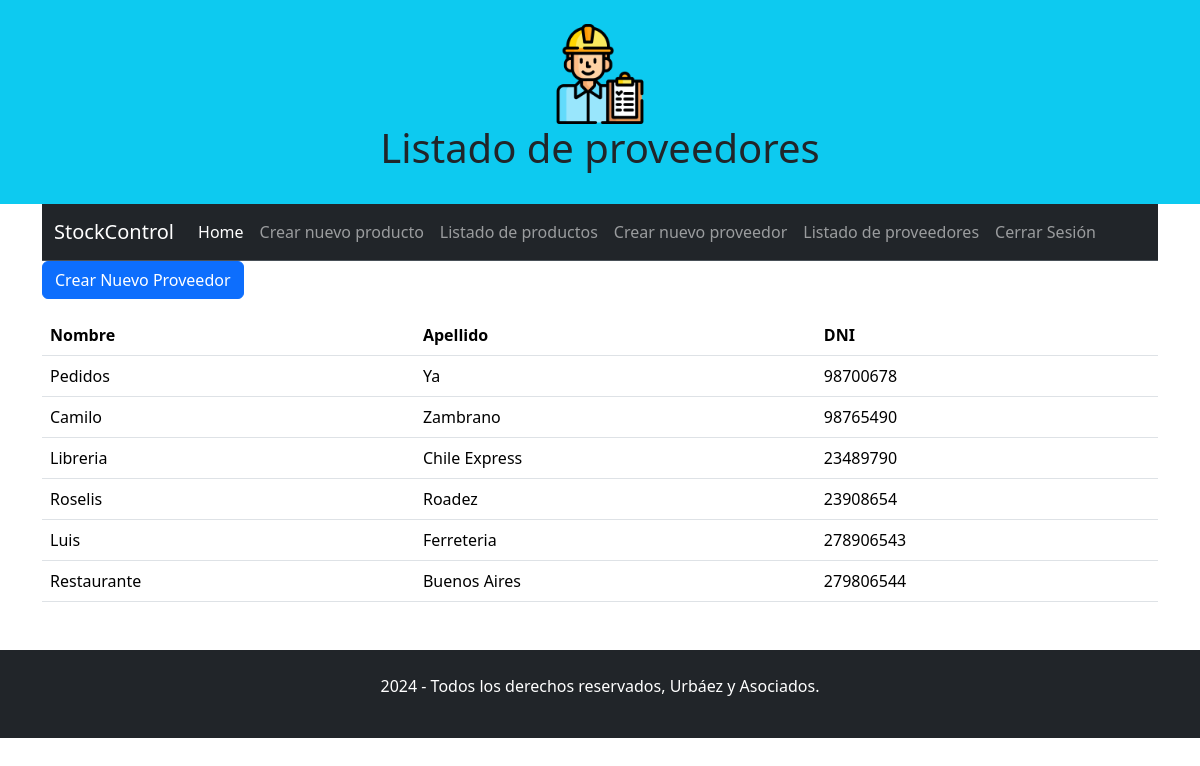
/compra/listar_proveedores/ (signed in), run on the app's committed database.
### compra/models.py (models this page shows, shortened)
class Proveedor(models.Model):
    nombre = models.CharField(max_length=100)
    apellido = models.CharField(max_length=100)
    dni = models.IntegerField()

### compra/views.py (the view)
# urls.py: path('listar_proveedores/', listar_proveedores, name='listar_proveedores'),
@login_required
def listar_proveedores(request):
    proveedores = Proveedor.objects.all()
    return render(request, 'compra/listar_proveedores.html', {'proveedores': proveedores})

### compra/templates/compra/listar_proveedores.html (shortened to what this page needs)
{% load static%}
<!DOCTYPE html>
<html lang="es">
    <head>
        <link href="https://cdn.jsdelivr.net/npm/bootstrap@5.3.3/dist/css/bootstrap.min.css" rel="stylesheet">
    </head>
<body>
    <header class="p-4 bg-info text-center">
        <img src="{% static 'imagenes/proveedor.png' %}" width="100" height="100">
        <h1>Listado de proveedores</h1>
    </header>
    <div class="container">
        <nav class="navbar navbar-expand-lg bg-dark border-bottom border-body" data-bs-theme="dark">
            <div class="container-fluid">
              <span class="navbar-brand">StockControl</span>
              <div class="collapse navbar-collapse" id="navbarNav">
                <ul class="navbar-nav">
                  <li class="nav-item">
                    <a class="nav-link active" aria-current="page" href="{% url 'index' %}">Home</a>
                  </li>
                  {% if user.is_authenticated%}
                  <li class="nav-item">
                    <a class="nav-link" href="{% url 'compra:producto_form' %}">Crear nuevo producto</a>
                  </li>
                  <li class="nav-item">
                    <a class="nav-link" href="{% url 'compra:listar_productos' %}">Listado de productos</a>
                  </li>
                  <li class="nav-item">
                    <a class="nav-link" href="{% url 'compra:proveedor_form' %}">Crear nuevo proveedor</a>
                  </li>
                  <li class="nav-item">
                    <a class="nav-link" href="{% url 'compra:listar_proveedores' %}">Listado de proveedores</a>
                  </li>
                  <li class="nav-item">
                    <a class="nav-link" href="{%url 'usuario:logout' %}">Cerrar Sesión</a>
                  </li>
                  {%else%}
                  <li class="nav-item">
                    <a class="nav-link" href="{% url 'usuario:login'%}">Iniciar Sesion</a>
                  </li>
                  {% endif %}
                </ul>
              </div>
            </div>
        </nav>
        <a href="{% url 'compra:proveedor_form' %}" class="btn btn-primary mb-3">Crear Nuevo Proveedor</a>
        <table class="table">
            <thead>
                <tr>
                    <th>Nombre</th>
                    <th>Apellido</th>
                    <th>DNI</th>
                </tr>
            </thead>
            <tbody>
                {% for proveedor in proveedores %}
                <tr>
                    <td>{{ proveedor.nombre }}</td>
                    <td>{{ proveedor.apellido }}</td>
                    <td>{{ proveedor.dni }}</td>
                </tr>
                {% endfor %}
            </tbody>
        </table>
    </div>
    <footer class="mt-5 p-4 bg-dark text-white text-center">
        <p>2024 - Todos los derechos reservados, Urbáez y Asociados.</p>
    </footer>
</body>
</html>

### data on the page
Proveedor: nombre "Pedidos", apellido "Ya", dni "98700678"
Proveedor: nombre "Camilo", apellido "Zambrano", dni "98765490"
Proveedor: nombre "Libreria", apellido "Chile Express", dni "23489790"
Proveedor: nombre "Roselis", apellido "Roadez", dni "23908654"
Proveedor: nombre "Luis", apellido "Ferreteria", dni "278906543"
Proveedor: nombre "Restaurante", apellido "Buenos Aires", dni "279806544"
